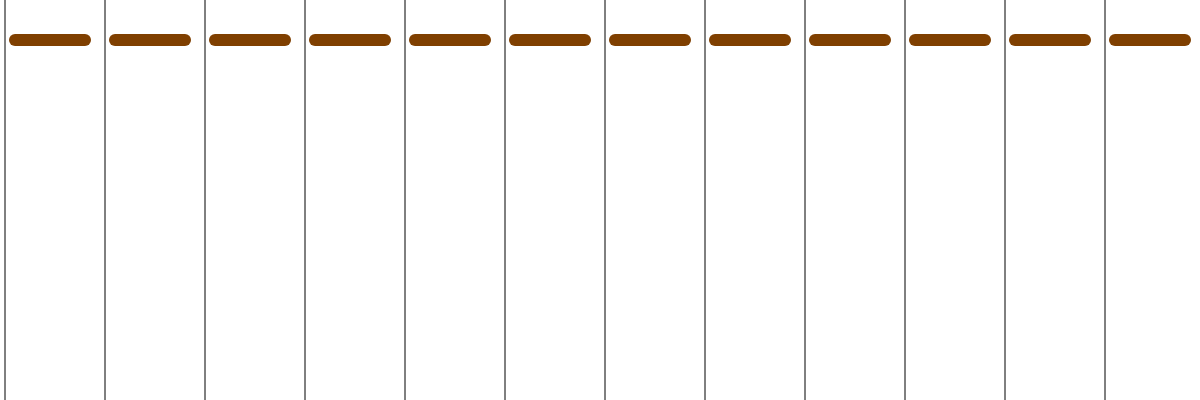
Frame 1 (no input)
Frame 60 (no input): identical to frame 1, image omitted
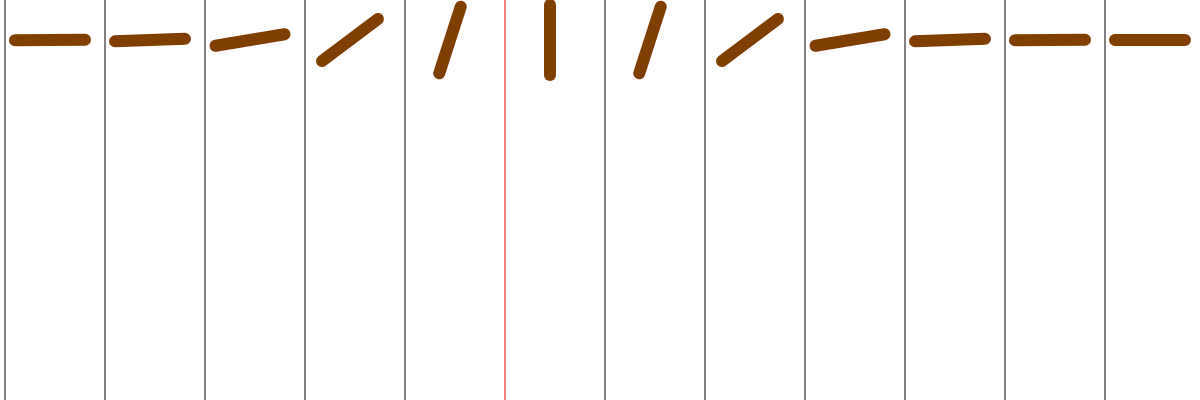
Frame 120 (the mouse pressed at the canvas centre since frame 60)

The p5.js sketch that drew these frames (run headless with seeded random() and noise() and a simulated clock; from frame 60 on, the mouse is pressed at the canvas centre):

// p5.js sketch
// ── sketch.js
const n = 12;
const s = 1.5;

var triggerTime = Array(n).fill(0);
var laserDiffTime = Array(n).fill(0);

var rot = Array(n).fill(0);
var prevMouseX = 0;
var prevMouseY = 0;

const defaultLaserDiffTime = 1000;
const constVelocityFactor = 0.33;
const velocityReduceFactor = 0.75;

var prevFrame = 0;

function setup() {
	createCanvas(100 * n, 400);
}

function draw() {
	// Frame-timing info
	const now = millis();
	const dt = (now - prevFrame) / 1000;
	prevFrame = now;
	
	background('#fff');
	
	colw = width / n;
	for (var i = 0; i < n; i++) {
		var laserX = (i + 0.05) * colw;
		if ((prevMouseX > laserX) != (mouseX > laserX)) {
			// Passed laser
			triggerTime[i] = now;
			laserDiffTime[i] = defaultLaserDiffTime;
			
			// Check for speed approximation
			if (i > 0 && triggerTime[i - 1] > 0) {
				laserDiffTime[i] = (now - triggerTime[i - 1]) * (1 - constVelocityFactor)
					+ laserDiffTime[i - 1] * constVelocityFactor;
				triggerTime[i - 1] = 0;
			}
			if (i < n - 1 && triggerTime[i + 1] > 0) {
				laserDiffTime[i] = (now - triggerTime[i + 1]) * (1 - constVelocityFactor)
					+ laserDiffTime[i + 1] * constVelocityFactor;
				triggerTime[i + 1] = 0;
			}
		}
	}
	
	prevMouseX = mouseX;
	prevMouseY = mouseY;
	
	// Draw lasers
	strokeWeight(1);
	for (var i = 0; i < n; i++) {
		if (triggerTime[i] == 0) {
			stroke(0);
		} else {
			stroke(255, 0, 0);
		}
		const laserX = (i + 0.05) * colw;
		line(laserX, 0, laserX, 400);
	}
	
	
	// Draw panels
	stroke(127, 63, 0);
	strokeWeight(12);
	for (var i = 0; i < n; i++) {
		var peakLaserDiffTime = defaultLaserDiffTime;
		var peakDist = 9999;
		for (var j = 0; j < n; j++) {
			if (triggerTime[j] != 0) {
				const dist = abs(j - i);
				if (dist < peakDist) {
					peakDist = dist;
					peakLaserDiffTime = laserDiffTime[j];
				}
			}
		}
		
		const targetRot = HALF_PI * unscaledGaussian(peakDist, s);
		if (abs(targetRot - rot[i]) < HALF_PI / 6) {
			rot[i] = rot[i] * 0.975 + targetRot * 0.025;
		} else {
			const laserDiffTimeS = min(peakLaserDiffTime, defaultLaserDiffTime) / 1000;
			// 1s laserDiffTime -> rotate by 90 deg every second
			// 0.5s laserDiffTime -> rotate by 180 deg every second
			const rotVelocity = HALF_PI / 2 / laserDiffTimeS;
			if (targetRot > rot[i]) {
				rot[i] = min(targetRot, rot[i] + rotVelocity * dt * velocityReduceFactor);
			} else if (targetRot < rot[i]) {
				rot[i] = max(targetRot, rot[i] - rotVelocity * dt * velocityReduceFactor);
			}
		}
	
		push();
		translate((i + 0.5) * colw, 40);
		rotate(-rot[i]);
		line(-0.35 * colw, 0, 0.35 * colw, 0);
		pop();
	}
}

function mouseClicked(){
	console.log(mouseX);
}

function unscaledGaussian(d, s) {
    return exp(-0.5 * pow(d / s, 2));
}

function peakNormalizedGaussian(d, s) {
    const v = unscaledGaussian(d, s);
    const peak = unscaledGaussian(0, s);
    return v / peak;
}
